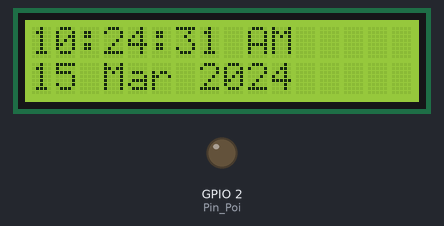
Bench run of a sketch on a simulated ESP32. Parts: 16×2 character LCD, output pins drawn as LEDs (lit = HIGH). WiFi joins after 1.5 s; servers stay silent unless stated; the local clock reads 2024-03-15 10:24:30 at power-on unless the sketch sets it; what the sketch prints to the serial monitor is not drawn.

Above: at 1.7 s.
At 5.4 s:
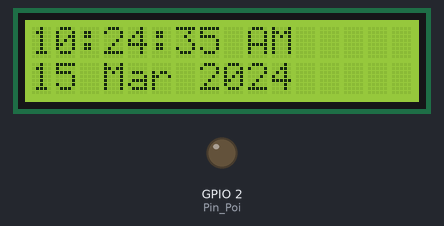
At 10.1 s:
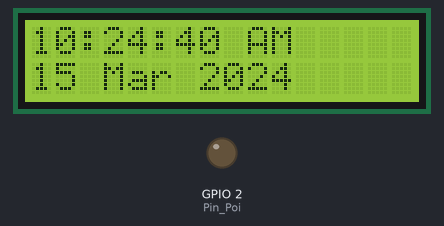
At 19.5 s:
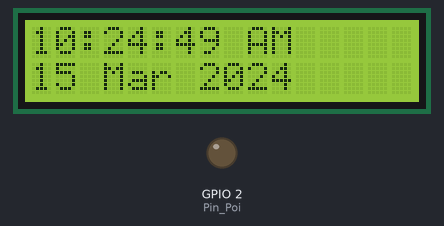
At 28.5 s:
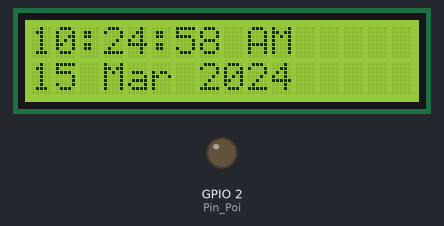
At 38.5 s:
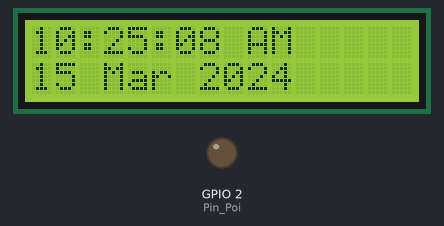

The sketch:

LCD_CLOCK_NTP.ino
```cpp
#include <Wire.h>
#include <LiquidCrystal_I2C.h>
#include <WiFi.h>
#include <time.h>

// Here is the initial functions and setups
LiquidCrystal_I2C lcd(0x27,16,2); // LCD Followings
// Wifi Credentials for Connection
;const char ssid[] = "YOUR_WIFI_NAME"; // SSID Name & PUT YOUR OWN SSID
;const char pass[] = "YOUR_WIFI_PASSWORD"; // PASSWORD & PUT YOUR OWN SSID PASS
// GPIO Settings
int Pin_Poi = 2; // GPIO 2 & THIS HAS NOT BEEN USED THIS IS ESP32 BUILT-IN LIGHT. Furhter Commits may use this.
// Country Time
const int GMT_CURRENT = 6 * 3600 ; // Customize this according to your country
const int DAYLIGHT_OFFSET = 0; // Same as above


void setup() {
  Serial.begin(115200); // Serial baund
  Wire.begin(21,22); // SDA & SCL
  WiFi.mode(WIFI_STA); // WIFI MODE (STA=OWN,AP=CREATED)
  pinMode(Pin_Poi,OUTPUT); // 2,OUTPUT
  lcd.init(); // Initializing LCD
  lcd.backlight(); // Turning on BackLight

  WiFi.begin(ssid,pass); // Wifi Initialize
  Serial.println("Connecting to Wifi"); // Serial Monitor
  lcd.setCursor(0,0); // (0,0 = Top Box) (0,1 = Lower Box)
  lcd.print("Connecting to,"); // LCD Print for Upper Box (e.g=TOP)
  lcd.setCursor(0,1); // (0,1 = Lower Box)
  lcd.print("Wifi...."); // LCD Print for Lower Box

  while (WiFi.status() != WL_CONNECTED) {  // Status Verification
    delay(500); // Delay
  }
  // Validation
  Serial.println("Connected"); // Serial Monitor
  Serial.println(ssid); // Your SSID Print
  Serial.println(WiFi.localIP()); // ESP32 LOCALIP

  lcd.clear(); // Clear Text in LCD
  lcd.print("Initializing,"); // LCD Print
  lcd.setCursor(0,1); // (0,1 = Lower Box)
  lcd.print("Time...."); // LCD Print for Lower Box
  // Time Config

  configTime(GMT_CURRENT , DAYLIGHT_OFFSET,
              "pool.ntp.org", "time.google.com"); // configTime Function for NTP


  struct tm tmInfo ; // Date & Time Info Fetched by NTP in Differ Fields, Initially this fields are empty but it is filled by getLocalTime (ex:-MONTH,YEAR,HOUR,SECONDS)

  while(!getLocalTime(&tmInfo)) { // Validation & Fills Data in MONTH,YEAR,HOUR,SECONDS etc
    delay(500); // Delayed
  }

  lcd.clear(); // Clear Text in LCD

}

void loop() {
  struct tm tmInfo ; // For LOOP

  if (getLocalTime(&tmInfo)) { // For LOOP
    char TimeText[17]; // TimeText for Time & 17 Meaning 17 Bytes with following NULL TERMINATOR \n
    char DateText[17]; // DateText for Date & 17 Meaning 17 Bytes with following NULL TERMINATOR \n


  strftime(TimeText , sizeof(TimeText), //  TimeText , SIZE, %I = HOUR , %M = MINUTES , %S = SECONDS , tmInfo
           "%I:%M:%S %p" , &tmInfo);

  strftime(DateText , sizeof(DateText), // DateText , SIZE, %d = DAY , %b = MONTH , %Y = YEAR, tmInfo
           "%d %b %Y" , &tmInfo);


  lcd.setCursor(0,0); // (0,0 = Top Box)
  lcd.print(TimeText); // TimeText to Display TIME
  lcd.print("  "); // Imaginary Spaces

  lcd.setCursor(0,1); // (0,1 = Lower Box)
  lcd.print(DateText); // DateText to Display Date
  lcd.print("  "); // Imaginary Spaces


  }

  delay(500); // Delayed for Valdation


}
```

Measured:
- what the display in image 0 shows lasts 0.6 s, from 1.6 s to 2.2 s
- what the display in image 1 shows lasts 1.1 s, from 5.3 s to 6.4 s
